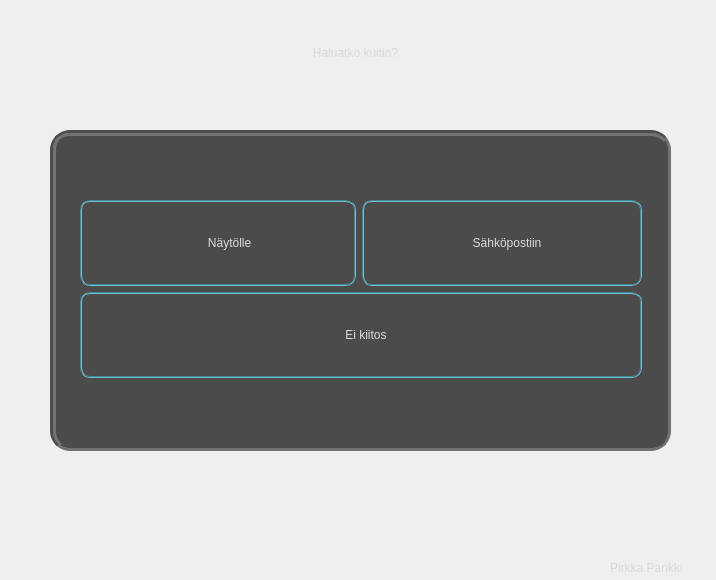
<?xml version="1.0" encoding="UTF-8"?>
<ui version="4.0">
 <class>receiptSelection</class>
 <widget class="QDialog" name="receiptSelection">
  <property name="geometry">
   <rect>
    <x>0</x>
    <y>0</y>
    <width>716</width>
    <height>580</height>
   </rect>
  </property>
  <property name="sizePolicy">
   <sizepolicy hsizetype="Minimum" vsizetype="Preferred">
    <horstretch>0</horstretch>
    <verstretch>0</verstretch>
   </sizepolicy>
  </property>
  <property name="windowTitle">
   <string>Dialog</string>
  </property>
  <property name="layoutDirection">
   <enum>Qt::LeftToRight</enum>
  </property>
  <property name="styleSheet">
   <string notr="true">QDialog {
	
	background-color: qlineargradient(spread:pad, x1:0, y1:0, x2:1, y2:1, stop:0 rgba(51, 51, 51, 255), stop:				0.525822 rgba(95, 95, 95, 255), stop:1 rgba(58, 58, 58, 255));

}
QFrame {
	background-color: rgb(75, 75, 75);
	border: 6px groove #4c4c4c;
	border-radius: 20px;
}

QLabel {
	background: transparent;
	border: none;
	font: 290 16pt &quot;Microsoft YaHei Light&quot;;
	color: #dadada;
}

QLabel#label {
qproperty-geometry:rect(80 40 551 26);
}

QPushButton {
	height: 70px;
	width: 260;	
	font: 290 16pt &quot;Microsoft YaHei Light&quot;;	
	color: #dadada;
	background-color: qlineargradient(spread:pad, x1:0, y1:0.431818, x2:1, y2:0.409364, stop:0.217877 			rgba(43, 	43, 43, 255), stop:0.50838 rgba(64, 64, 64, 255), stop:0.938547 rgba(37, 37, 37, 255));
	border: 2px groove #4a8390;
	border-radius: 10px;
	padding: 6px;
	text-align: justify;
}

QPushButton:hover {
	background-color: qlineargradient(spread:reflect, x1:0, y1:0, x2:0.488, y2:0, stop:0 rgba(37, 37, 37, 255), 	stop:1 rgba(104, 104, 104, 255));
}

QPushButton:pressed {
	background-color: qlineargradient(spread:reflect, x1:0, y1:0, x2:0.488, y2:0, stop:0 rgba(22, 22, 22, 255), stop:1 rgba(64, 64, 64, 255));
}


QPushButton#btnEikiittos:hover {
color: rgb(247, 95, 97);
}

QLabel#pirkkal {	
	color: #dadada;
	font: 350 10pt &quot;Leelawadee UI Semilight&quot;;
	qproperty-geometry:rect(610 550 101 35);
}</string>
  </property>
  <widget class="QLabel" name="pirkkal">
   <property name="geometry">
    <rect>
     <x>610</x>
     <y>550</y>
     <width>101</width>
     <height>35</height>
    </rect>
   </property>
   <property name="text">
    <string>Pirkka Pankki</string>
   </property>
  </widget>
  <widget class="QFrame" name="frame">
   <property name="geometry">
    <rect>
     <x>50</x>
     <y>130</y>
     <width>621</width>
     <height>321</height>
    </rect>
   </property>
   <property name="frameShape">
    <enum>QFrame::StyledPanel</enum>
   </property>
   <property name="frameShadow">
    <enum>QFrame::Raised</enum>
   </property>
   <widget class="QWidget" name="layoutWidget">
    <property name="geometry">
     <rect>
      <x>30</x>
      <y>70</y>
      <width>562</width>
      <height>188</height>
     </rect>
    </property>
    <layout class="QFormLayout" name="formLayout">
     <item row="0" column="0">
      <widget class="QPushButton" name="btnNaytolle">
       <property name="sizePolicy">
        <sizepolicy hsizetype="Fixed" vsizetype="Fixed">
         <horstretch>0</horstretch>
         <verstretch>0</verstretch>
        </sizepolicy>
       </property>
       <property name="layoutDirection">
        <enum>Qt::LeftToRight</enum>
       </property>
       <property name="text">
        <string>       Näytölle</string>
       </property>
       <property name="icon">
        <iconset resource="gifsANDicons.qrc">
         <normaloff>:/icons/icons/screen.png</normaloff>:/icons/icons/screen.png</iconset>
       </property>
       <property name="iconSize">
        <size>
         <width>45</width>
         <height>45</height>
        </size>
       </property>
      </widget>
     </item>
     <item row="1" column="0" colspan="2">
      <widget class="QPushButton" name="btnEikiitos">
       <property name="text">
        <string>   Ei kiitos</string>
       </property>
       <property name="icon">
        <iconset resource="gifsANDicons.qrc">
         <normaloff>:/icons/icons/close-button(1).png</normaloff>:/icons/icons/close-button(1).png</iconset>
       </property>
       <property name="iconSize">
        <size>
         <width>40</width>
         <height>40</height>
        </size>
       </property>
      </widget>
     </item>
     <item row="0" column="1">
      <widget class="QPushButton" name="btnSahkopostiin">
       <property name="text">
        <string>   Sähköpostiin</string>
       </property>
       <property name="icon">
        <iconset resource="gifsANDicons.qrc">
         <normaloff>:/icons/icons/envelope.png</normaloff>:/icons/icons/envelope.png</iconset>
       </property>
       <property name="iconSize">
        <size>
         <width>40</width>
         <height>40</height>
        </size>
       </property>
      </widget>
     </item>
    </layout>
    <zorder>btnEikiitos</zorder>
    <zorder>btnSahkopostiin</zorder>
    <zorder>btnNaytolle</zorder>
   </widget>
  </widget>
  <widget class="QLabel" name="label">
   <property name="geometry">
    <rect>
     <x>80</x>
     <y>40</y>
     <width>551</width>
     <height>26</height>
    </rect>
   </property>
   <property name="text">
    <string>Haluatko kuitin?</string>
   </property>
   <property name="alignment">
    <set>Qt::AlignCenter</set>
   </property>
  </widget>
  <zorder>label</zorder>
  <zorder>frame</zorder>
  <zorder>pirkkal</zorder>
 </widget>
 <resources>
  <include location="gifsANDicons.qrc"/>
 </resources>
 <connections/>
</ui>
